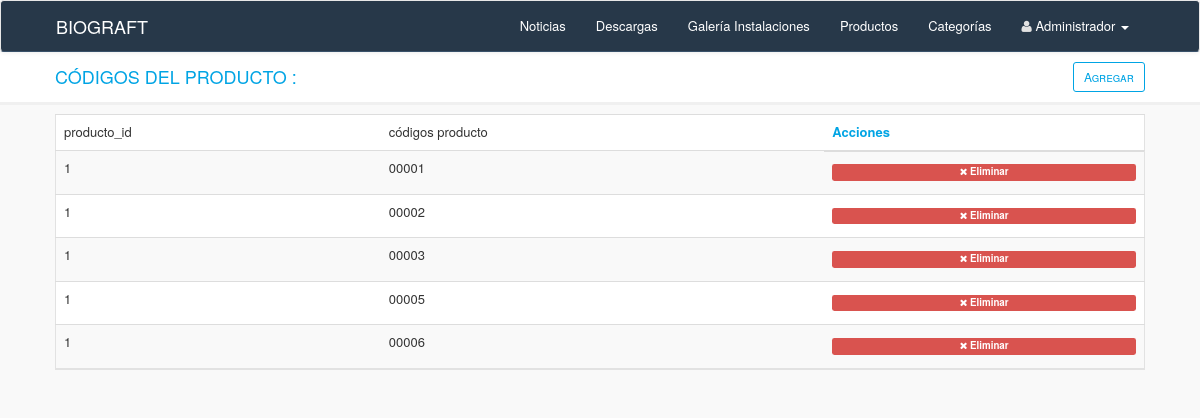
/cproductos_admin.php?id=1, run on the app's committed database.
### tables this page shows
CREATE TABLE IF NOT EXISTS `cproductos` (
  `id` int(255) NOT NULL auto_increment,
  `producto_id` int(255) default NULL,
  `cproducto` varchar(255) default NULL,
  PRIMARY KEY  (`id`)
);

### cproductos_admin.php (the view, shortened to what this page needs)
<?php require_once('Connections/connection.php'); ?>
<?php
if (!function_exists("GetSQLValueString")) {
function GetSQLValueString($theValue, $theType, $theDefinedValue = "", $theNotDefinedValue = "")
{
  $theValue = function_exists("mysql_real_escape_string") ? mysql_real_escape_string($theValue) : mysql_escape_string($theValue);
  switch ($theType) {
    case "long":
    case "int":
      $theValue = ($theValue != "") ? intval($theValue) : "NULL";
      break;
  }
  return $theValue;
}
}
$colname_cprod = "-1";
if (isset($_GET['id'])) {
  $colname_cprod = $_GET['id'];
}
$query_cprod = sprintf("SELECT * FROM cproductos WHERE producto_id = %s", GetSQLValueString($colname_cprod, "int"));
$cprod = mysql_query($query_cprod, $connection) or die(mysql_error());
$row_cprod = mysql_fetch_assoc($cprod);
$colname_producto = "-1";
if (isset($_GET['id'])) {
  $colname_producto = $_GET['id'];
}
$query_producto = sprintf("SELECT * FROM productos WHERE id = %s", GetSQLValueString($colname_producto, "int"));
$producto = mysql_query($query_producto, $connection) or die(mysql_error());
$row_producto = mysql_fetch_assoc($producto);
?>
<?php include 'admin_layout/head.php';?>
<?php include 'admin_layout/header.php';?>
<div class="row titulo">
  <div class="col-xs-10">
    <h4>CÓDIGOS DEL PRODUCTO : <?php echo $row_producto['nombre']; ?> </h4>
  </div>
  <div class="col-xs-2">
    <a class="btn-ok btn-sm btn pull-right" href="cproductos_add.php?id=<?php echo $row_producto['id']; ?>">Agregar</a>
  </div>
</div>
<div class="container-fluid">
  <div class="table-responsive">
    <table class="table-hover table table-striped">
  <tr>
  <thead>
    <td>producto_id</td>
    <td>códigos producto</td>
  	<th>Acciones</th>
   </thead>
  </tr>
  <tbody>
  <?php do { ?>
    <tr>
      <td><?php echo $row_cprod['producto_id']; ?></td>
      <td><?php echo $row_cprod['cproducto']; ?></td>
      <td>
            <a class="actn_eliminar" href="cproductos_eliminar.php?idproducto=<?php echo $row_cprod['id']; ?>&id=<?php echo $row_cprod['producto_id']; ?>"><i class="fa fa-times"></i> Eliminar</a>
          </td>
    </tr>
    <?php } while ($row_cprod = mysql_fetch_assoc($cprod)); ?>
    </tbody>
</table>
</body>
</html>

### data on the page
cproductos: producto "1", cproducto "00001"
cproductos: producto "1", cproducto "00002"
cproductos: producto "1", cproducto "00003"
cproductos: producto "1", cproducto "00005"
cproductos: producto "1", cproducto "00006"
